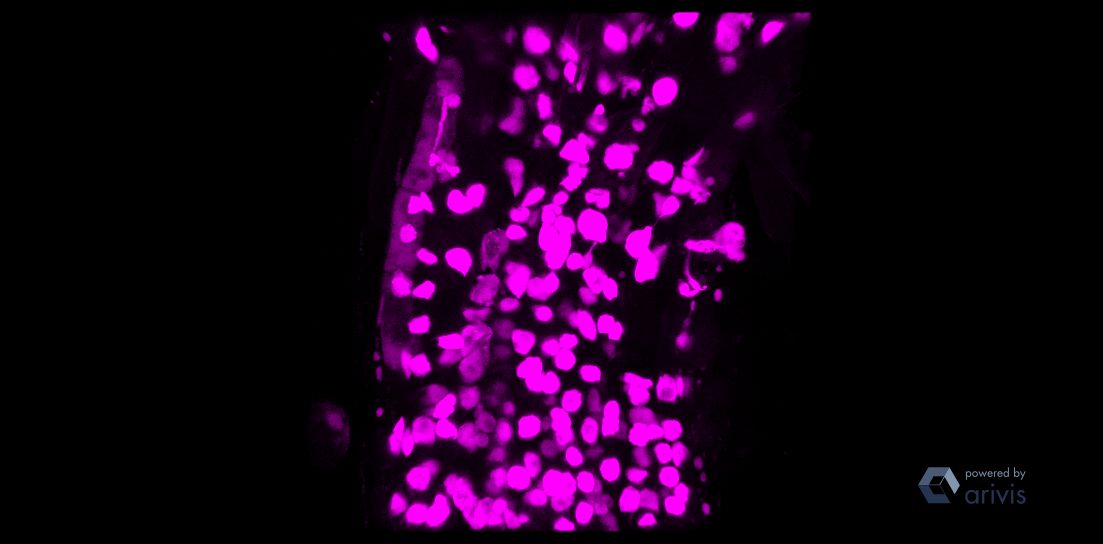
#> input picture confocal_images/20X-mchH2Bxistl345-2-seedling1-transzone_overview (Snapshot).tif, 1103 x 544 px
$ python -i segmentation.py   (imports and definitions only)
#> lines starting #> are read from the running program, lines starting #| are printed output that depends on the picture; after the words box and inside, x2 and y2 are one past the last pixel; in counts of white or black regions, pixels touching at a corner belong together
# This script performs image segmentation and analysis on fluorescence microscopy images.
# It extracts metadata from filenames, loads images, segments spots, measures their properties,
# and stores the results in an SQLite database.
# The script assumes the images are in TIFF format and follow a specific naming convention.
import os
import re
import sqlite3
import numpy as np
import tifffile
from skimage import filters, measure, morphology, segmentation
from skimage.color import label2rgb
import matplotlib.pyplot as plt


# [64 lines left out: functions parse_filename, normalize_image, load_tif, not called in this run]


def segment_and_measure_spots(image, min_area=5, closing_radius=3, opening_radius=1) -> tuple[list, np.ndarray]:
    """
    Segments bright 'spots' in a fluorescence image using simple thresholding
    and morphological cleanup. Returns a list of region measurements.

    Input image : 2D np.array

    Returns list of dict
        Each dict has { 'label': int, 'area': float, 'mean_intensity': float,
                        'integrated_intensity': float, etc. }
    """
    # Adaptive thresholding using Gaussian-weighted local mean
    thresh_val = filters.threshold_local(image, block_size=201, method='gaussian') # adjust block_size base on your need
    mask = image > thresh_val

    # Morphological refinement
    mask = morphology.binary_closing(mask, morphology.disk(closing_radius))
    mask = morphology.binary_opening(mask, morphology.disk(opening_radius))
    # Remove small artifacts and edge touching objects
    mask = morphology.remove_small_objects(mask, min_size=min_area)
    mask = segmentation.clear_border(mask)
    #Label connected components
    labeled = measure.label(mask)
    #Measure properties including intensity
    props = measure.regionprops(labeled, intensity_image=image)

    measurements = []
    for p in props: #props is a regionprops object
            measurements.append({
                "label": p.label,
                "area_pixels": p.area,
                "mean_intensity": p.mean_intensity,
                "integrated_intensity": p.mean_intensity * p.area,
            })
    return measurements, mask


# [92 lines left out: functions store_measurements_in_sql, visualize_segmentation_detailed, not called in this run]

>>> import cv2
>>> picture = cv2.imread('confocal_images/20X-mchH2Bxistl345-2-seedling1-transzone_overview (Snapshot).tif', cv2.IMREAD_GRAYSCALE)
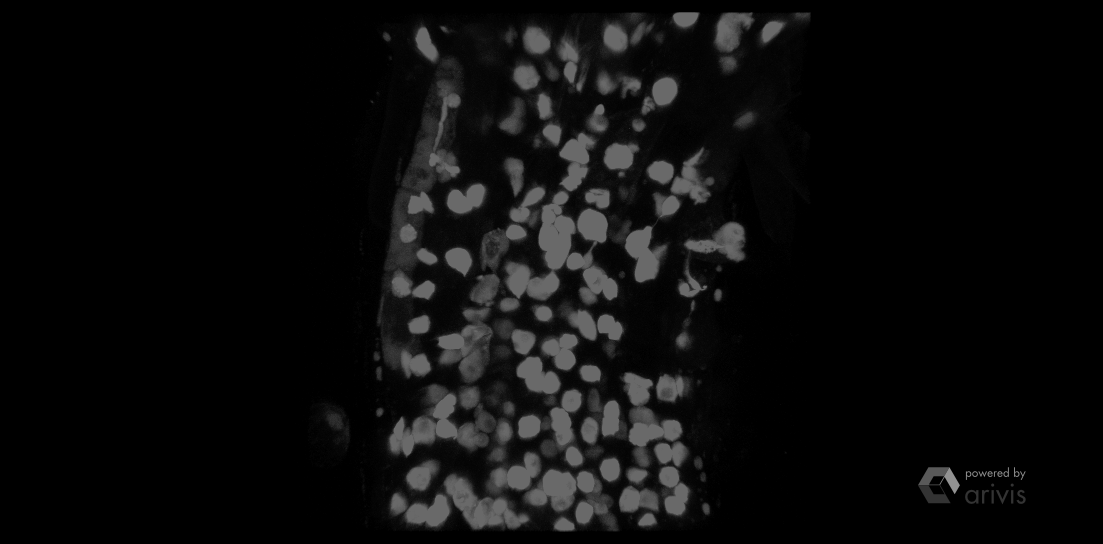
#> picture: shape (544, 1103); min 0, max 146, mean 12
>>> result = segment_and_measure_spots(picture)
#> in segment_and_measure_spots, `thresh_val = filters.threshold_local(image, block_size=201, method='ga..`:
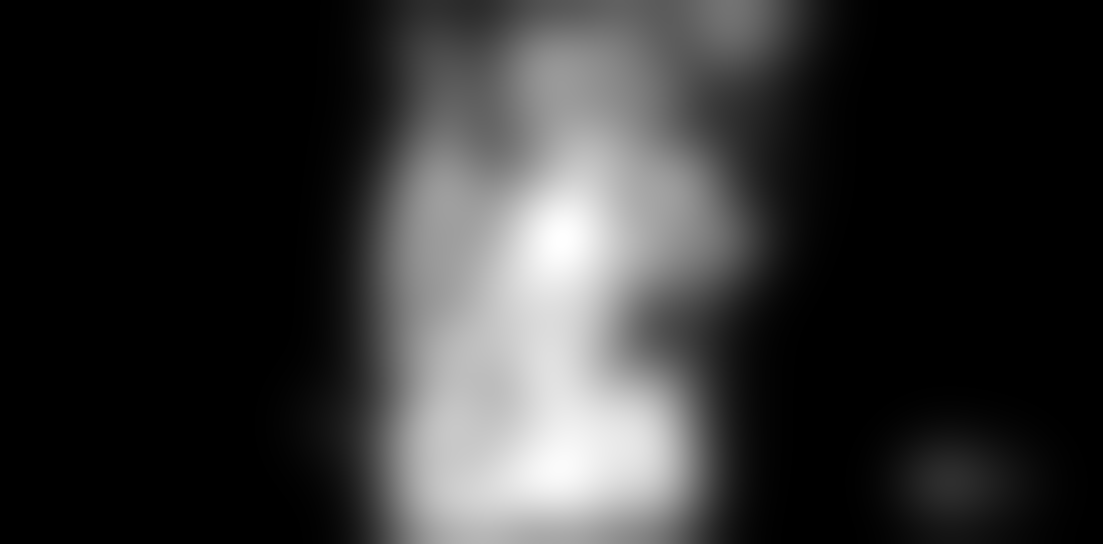
#> thresh_val: shape (544, 1103) float64; min 0, max 60.12, mean 12; drawn with min black and max white
#> in segment_and_measure_spots, `mask = image > thresh_val`:
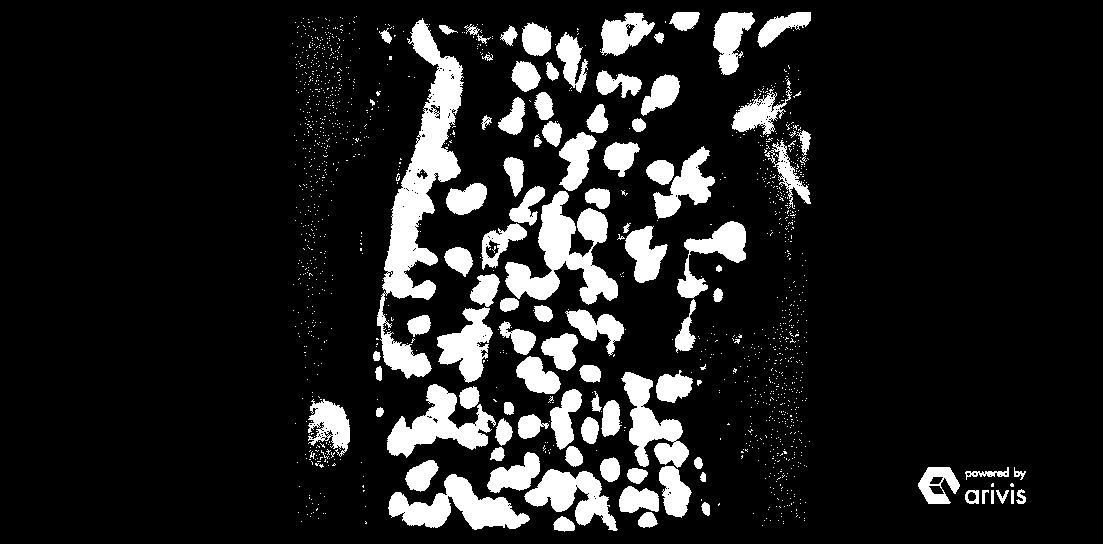
#> mask: shape (544, 1103) bool; 12.9% white; 1397 white regions (1301 under 20 px), largest, box (x1, y1, x2, y2) and area: (377, 18, 464, 379) 10178, (505, 191, 618, 305) 5421, (388, 474, 530, 530) 3682
#> in segment_and_measure_spots, `mask = morphology.binary_closing(mask, morphology.disk(closing_radius))`:
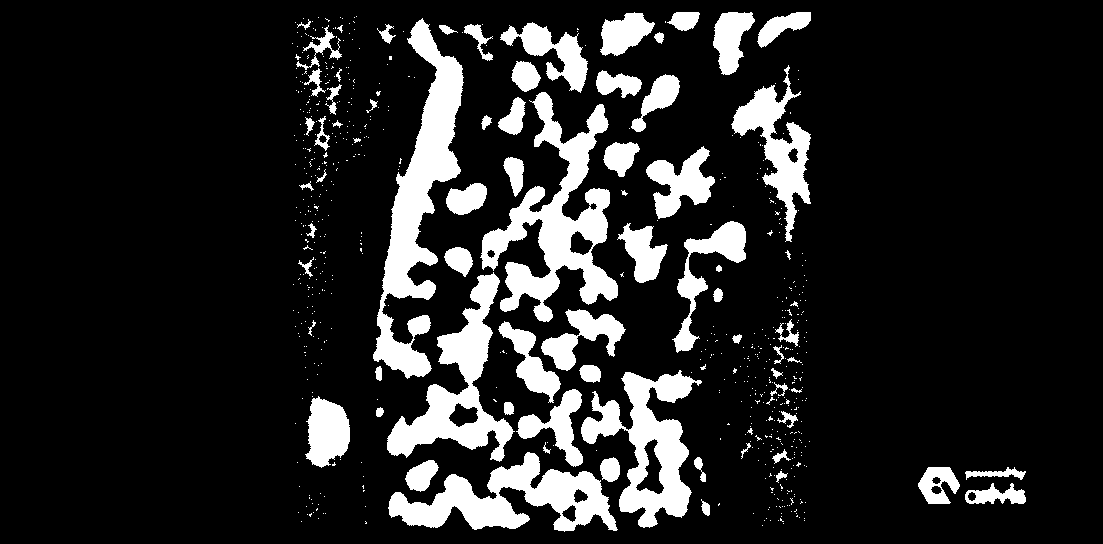
#> mask: shape (544, 1103) bool; 14.4% white; 652 white regions (576 under 20 px), largest, box (x1, y1, x2, y2) and area: (373, 18, 464, 379) 11597, (480, 92, 618, 322) 11011, (388, 452, 618, 532) 8189
#> in segment_and_measure_spots, `mask = morphology.binary_opening(mask, morphology.disk(opening_radius))`:
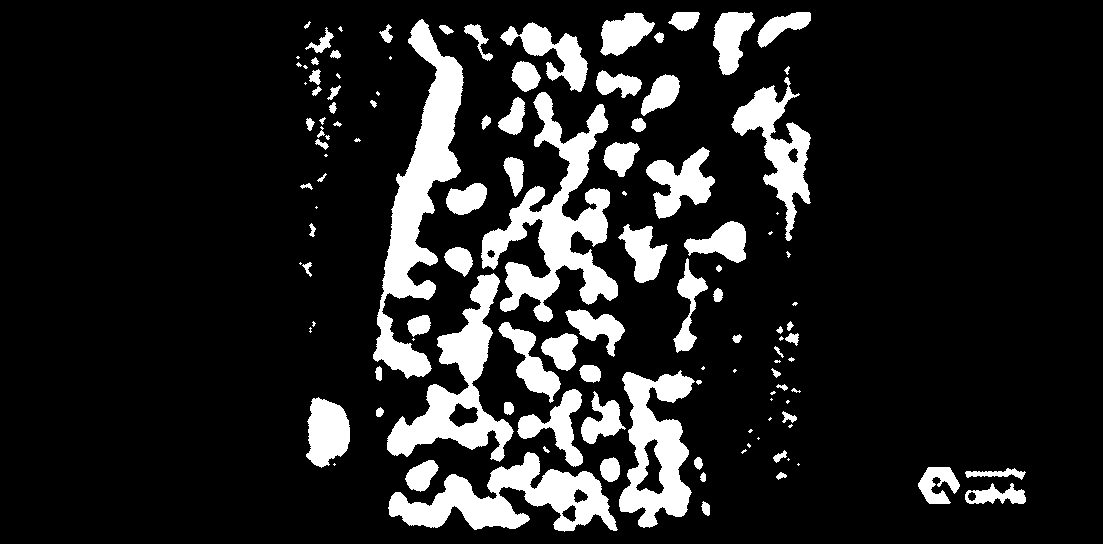
#> mask: shape (544, 1103) bool; 14.1% white; 120 white regions (38 under 20 px)
#> in segment_and_measure_spots, `labeled = measure.label(mask)`:
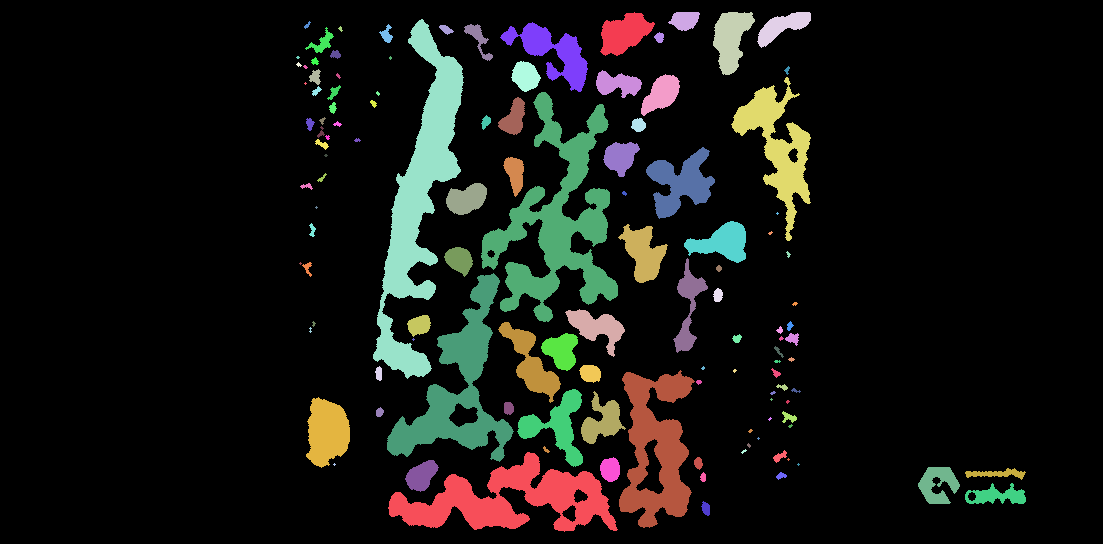
#> labeled: shape (544, 1103) int32; 121 distinct labels, from 0 to 120; one colour per label, 0 black
#> in segment_and_measure_spots, `props = measure.regionprops(labeled, intensity_image=image)`: props = 120 regions; largest, box (x1, y1, x2, y2) and area: (373, 19, 464, 379) 11175, (481, 92, 618, 322) 10970, (388, 452, 618, 532) 8166, (387, 273, 514, 462) 7547, (619, 370, 695, 528) 6527
#> the loop in segment_and_measure_spots, `for p in props:` made 120 passes
#> after the loop in segment_and_measure_spots, `for p in props:`: measurements = 120 items

$ run again, on confocal_images/40X-seedling-5-seedling1-transzone (Snapshot).tif
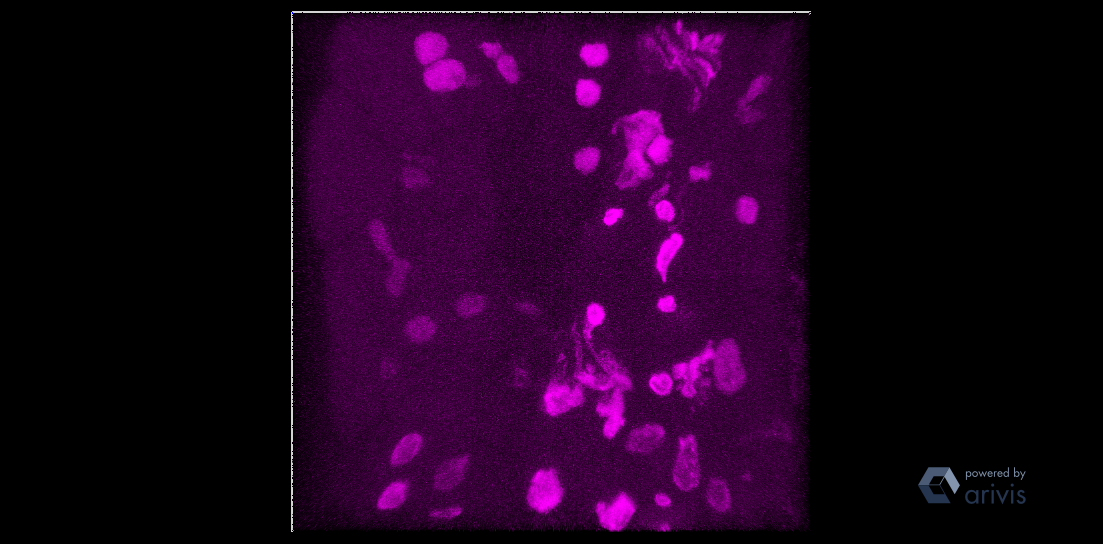
#> input picture confocal_images/40X-seedling-5-seedling1-transzone (Snapshot).tif, 1103 x 544 px
#> in segment_and_measure_spots, `mask = image > thresh_val`:
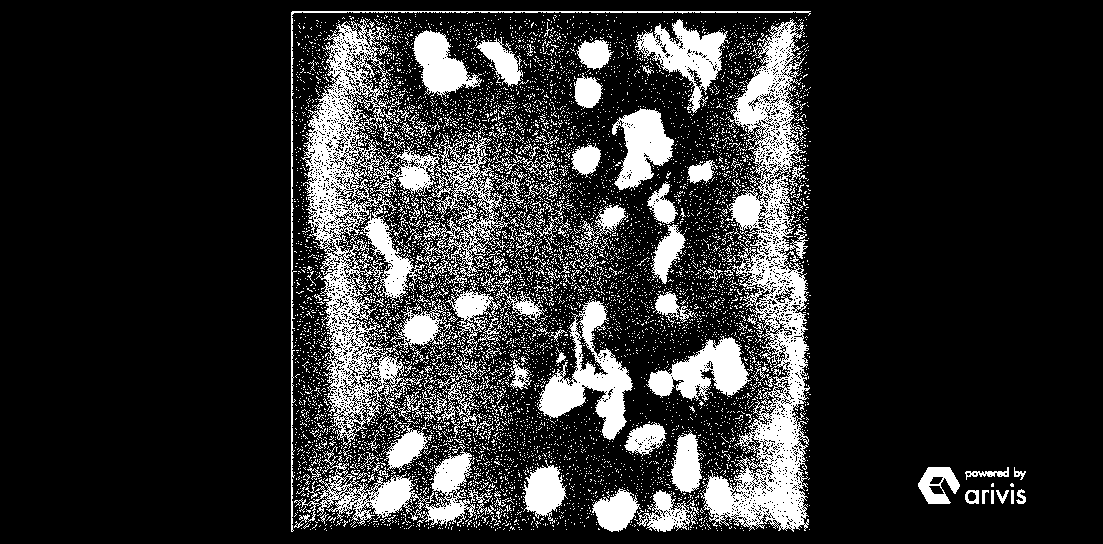
#> mask: shape (544, 1103) bool; 18.3% white; 7712 white regions (7535 under 20 px), largest, box (x1, y1, x2, y2) and area: (301, 19, 510, 446) 22528, (700, 19, 810, 532) 20026, (537, 299, 633, 440) 4926
#> in segment_and_measure_spots, `labeled = measure.label(mask)`:
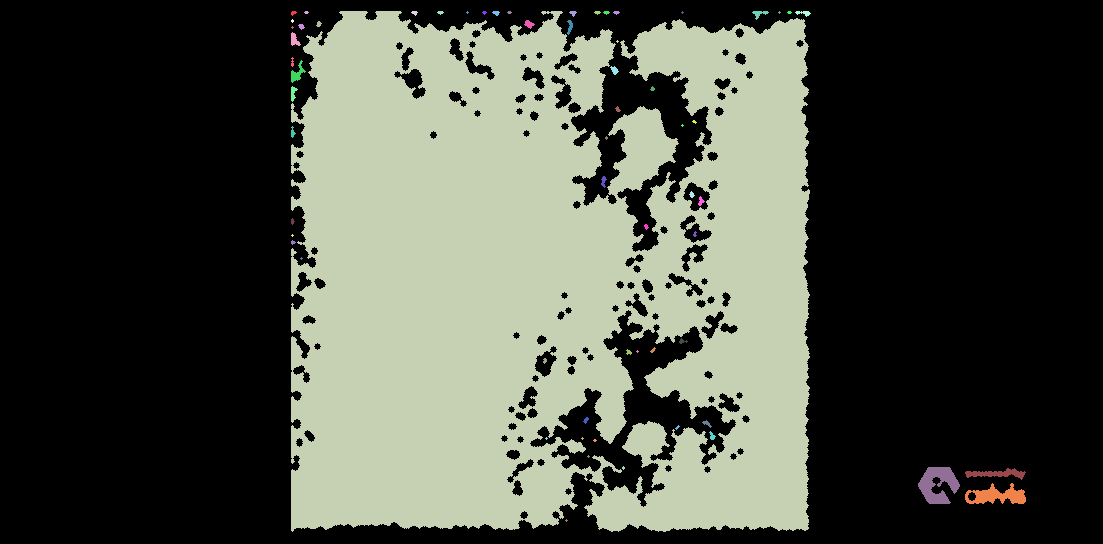
#> labeled: shape (544, 1103) int32; 64 distinct labels, from 0 to 63; one colour per label, 0 black
#> props = 63 regions; largest, box (x1, y1, x2, y2) and area: (291, 11, 810, 532) 221890, (918, 467, 960, 504) 936, (965, 483, 1026, 504) 709, (965, 468, 1026, 480) 343, (291, 60, 306, 83) 133
#> the loop in segment_and_measure_spots, `for p in props:` made 63 passes
#> after the loop in segment_and_measure_spots, `for p in props:`: measurements = 63 items
